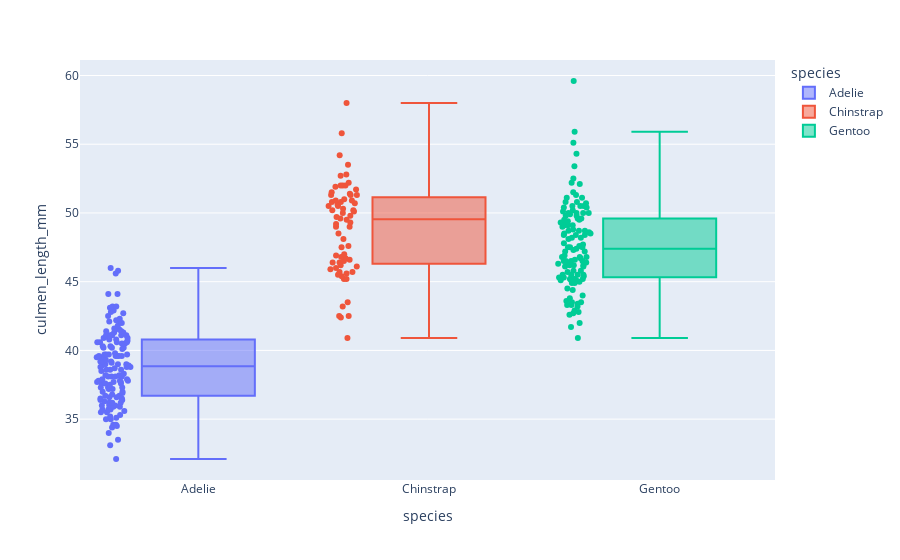

Notebook source saved alongside this figure:
### Code cell
# Box Plots
# I used https://plotly.com/python/box-plots/ to understand how
# to use the plotly library to create the below figures using
# their examples

# Box Plot -Culmen Length
fig = px.box(penguins_size, x='species', y='culmen_length_mm', color='species', points='all')
fig.show()

### Figure 1 — Plotly figure (JSON) as saved in the notebook; plotly's stock layout.template omitted (floating-point values rounded to 4 significant figures; data arrays with more than 128 entries replaced by an {"elided": "..."} marker saying what was removed)
{"data": [{"alignmentgroup": "True", "boxpoints": "all", "hovertemplate": "species=%{x}<br>culmen_length_mm=%{y}<extra></extra>", "legendgroup": "Adelie", "marker": {"color": "#636efa"}, "name": "Adelie", "notched": false, "offsetgroup": "Adelie", "orientation": "v", "showlegend": true, "type": "box", "x": {"elided": "146 str values"}, "x0": " ", "xaxis": "x", "y": {"elided": "146 float values"}, "y0": " ", "yaxis": "y"}, {"alignmentgroup": "True", "boxpoints": "all", "hovertemplate": "species=%{x}<br>culmen_length_mm=%{y}<extra></extra>", "legendgroup": "Chinstrap", "marker": {"color": "#EF553B"}, "name": "Chinstrap", "notched": false, "offsetgroup": "Chinstrap", "orientation": "v", "showlegend": true, "type": "box", "x": ["Chinstrap", "Chinstrap", "Chinstrap", "Chinstrap", "Chinstrap", "Chinstrap", "Chinstrap", "Chinstrap", "Chinstrap", "Chinstrap", "Chinstrap", "Chinstrap", "Chinstrap", "Chinstrap", "Chinstrap", "Chinstrap", "Chinstrap", "Chinstrap", "Chinstrap", "Chinstrap", "Chinstrap", "Chinstrap", "Chinstrap", "Chinstrap", "Chinstrap", "Chinstrap", "Chinstrap", "Chinstrap", "Chinstrap", "Chinstrap", "Chinstrap", "Chinstrap", "Chinstrap", "Chinstrap", "Chinstrap", "Chinstrap", "Chinstrap", "Chinstrap", "Chinstrap", "Chinstrap", "Chinstrap", "Chinstrap", "Chinstrap", "Chinstrap", "Chinstrap", "Chinstrap", "Chinstrap", "Chinstrap", "Chinstrap", "Chinstrap", "Chinstrap", "Chinstrap", "Chinstrap", "Chinstrap", "Chinstrap", "Chinstrap", "Chinstrap", "Chinstrap", "Chinstrap", "Chinstrap", "Chinstrap", "Chinstrap", "Chinstrap", "Chinstrap", "Chinstrap", "Chinstrap", "Chinstrap", "Chinstrap"], "x0": " ", "xaxis": "x", "y": [46.5, 50, 51.3, 45.4, 52.7, 45.2, 46.1, 51.3, 46, 51.3, 46.6, 51.7, 47, 52, 45.9, 50.5, 50.3, 58, 46.4, 49.2, 42.4, 48.5, 43.2, 50.6, 46.7, 52, 50.5, 49.5, 46.4, 52.8, 40.9, 54.2, 42.5, 51, 49.7, 47.5, 47.6, 52, 46.9, 53.5, 49, 46.2, 50.9, 45.5, 50.9, 50.8, 50.1, 49, 51.5, 49.8, 48.1, 51.4, 45.7, 50.7, 42.5, 52.2, 45.2, 49.3, 50.2, 45.6, 51.9, 46.8, 45.7, 55.8, 43.5, 49.6, 50.8, 50.2], "y0": " ", "yaxis": "y"}, {"alignmentgroup": "True", "boxpoints": "all", "hovertemplate": "species=%{x}<br>culmen_length_mm=%{y}<extra></extra>", "legendgroup": "Gentoo", "marker": {"color": "#00cc96"}, "name": "Gentoo", "notched": false, "offsetgroup": "Gentoo", "orientation": "v", "showlegend": true, "type": "box", "x": ["Gentoo", "Gentoo", "Gentoo", "Gentoo", "Gentoo", "Gentoo", "Gentoo", "Gentoo", "Gentoo", "Gentoo", "Gentoo", "Gentoo", "Gentoo", "Gentoo", "Gentoo", "Gentoo", "Gentoo", "Gentoo", "Gentoo", "Gentoo", "Gentoo", "Gentoo", "Gentoo", "Gentoo", "Gentoo", "Gentoo", "Gentoo", "Gentoo", "Gentoo", "Gentoo", "Gentoo", "Gentoo", "Gentoo", "Gentoo", "Gentoo", "Gentoo", "Gentoo", "Gentoo", "Gentoo", "Gentoo", "Gentoo", "Gentoo", "Gentoo", "Gentoo", "Gentoo", "Gentoo", "Gentoo", "Gentoo", "Gentoo", "Gentoo", "Gentoo", "Gentoo", "Gentoo", "Gentoo", "Gentoo", "Gentoo", "Gentoo", "Gentoo", "Gentoo", "Gentoo", "Gentoo", "Gentoo", "Gentoo", "Gentoo", "Gentoo", "Gentoo", "Gentoo", "Gentoo", "Gentoo", "Gentoo", "Gentoo", "Gentoo", "Gentoo", "Gentoo", "Gentoo", "Gentoo", "Gentoo", "Gentoo", "Gentoo", "Gentoo", "Gentoo", "Gentoo", "Gentoo", "Gentoo", "Gentoo", "Gentoo", "Gentoo", "Gentoo", "Gentoo", "Gentoo", "Gentoo", "Gentoo", "Gentoo", "Gentoo", "Gentoo", "Gentoo", "Gentoo", "Gentoo", "Gentoo", "Gentoo", "Gentoo", "Gentoo", "Gentoo", "Gentoo", "Gentoo", "Gentoo", "Gentoo", "Gentoo", "Gentoo", "Gentoo", "Gentoo", "Gentoo", "Gentoo", "Gentoo", "Gentoo", "Gentoo", "Gentoo", "Gentoo", "Gentoo"], "x0": " ", "xaxis": "x", "y": [46.1, 50, 48.7, 50, 47.6, 46.5, 45.4, 46.7, 43.3, 46.8, 40.9, 49, 45.5, 48.4, 45.8, 49.3, 42, 49.2, 46.2, 48.7, 50.2, 45.1, 46.5, 46.3, 42.9, 46.1, 47.8, 48.2, 50, 47.3, 42.8, 45.1, 59.6, 49.1, 48.4, 42.6, 44.4, 44, 48.7, 42.7, 49.6, 45.3, 49.6, 50.5, 43.6, 45.5, 50.5, 44.9, 45.2, 46.6, 48.5, 45.1, 50.1, 46.5, 45, 43.8, 45.5, 43.2, 50.4, 45.3, 46.2, 45.7, 54.3, 45.8, 49.8, 49.5, 43.5, 50.7, 47.7, 46.4, 48.2, 46.5, 46.4, 48.6, 47.5, 51.1, 45.2, 45.2, 49.1, 52.5, 47.4, 50, 44.9, 50.8, 43.4, 51.3, 47.5, 52.1, 47.5, 52.2, 45.5, 49.5, 44.5, 50.8, 49.4, 46.9, 48.4, 51.1, 48.5, 55.9, 47.2, 49.1, 46.8, 41.7, 53.4, 43.3, 48.1, 50.5, 49.8, 43.5, 51.5, 46.2, 55.1, 48.8, 47.2, 46.8, 50.4, 45.2, 49.9], "y0": " ", "yaxis": "y"}], "layout": {"boxmode": "overlay", "legend": {"title": {"text": "species"}, "tracegroupgap": 0}, "margin": {"t": 60}, "xaxis": {"anchor": "y", "categoryarray": ["Adelie", "Chinstrap", "Gentoo"], "categoryorder": "array", "domain": [0, 1], "title": {"text": "species"}}, "yaxis": {"anchor": "x", "domain": [0, 1], "title": {"text": "culmen_length_mm"}}}}
